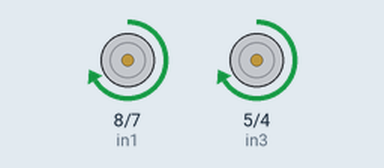
This sketch was run on a simulated Arduino Uno, built with avr-gcc and run on an emulated ATmega328P. Parts: motor-driver pin pairs drawn as motors (green arrow = first pin HIGH = forward, orange = second pin HIGH = backward, longer = more drive, scaled by the enable pin).

Above: at 1.0 s.
At 3.0 s:
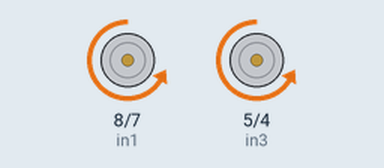
At 10.6 s:
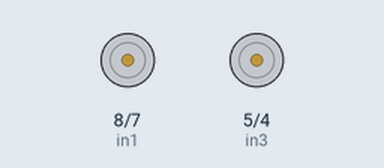
Timing chart, 0 to 14.5 s (numbered marks = the images above):
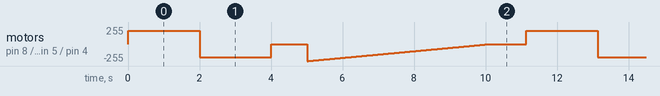

The sketch:

robocon_omni_drive1.ino
```cpp
//L298N motor demonstration
//L298N motor.Demo.ino
//Demostrates function of L298N motor controller


//motor A

int enA = 9;
int in1 = 8;
int in2 = 7;

//motor B

int enB = 3;
int in3 = 5;
int in4 = 4;


void setup() {
  // put your setup code here, to run once:

  pinMode(enA, OUTPUT);
  pinMode(enB, OUTPUT);
  pinMode(in1, OUTPUT);
  pinMode(in2, OUTPUT);
  pinMode(in3, OUTPUT);
  pinMode(in4, OUTPUT);

}

void demoOne(){
        //This function will run the motors in both direction at a fixed speed
        //Turn on motor A

         digitalWrite(in1, HIGH);
         digitalWrite(in2, LOW);

         //SET speed to 200 out of possible range 0-255

         analogWrite(enA, 200);

         //Turn on motor B

         digitalWrite(in3, HIGH);
         digitalWrite(in4, LOW);

         //SET speed to 200 out of possible range 0-255
         analogWrite(enB, 200);
         delay(2000);

         //now change motor directions

         digitalWrite(in1, LOW);
         digitalWrite(in2, HIGH);
         digitalWrite(in3, LOW);
         digitalWrite(in4, HIGH);

         delay(2000);

         //Now turn off motors
         digitalWrite(in1, LOW);
         digitalWrite(in2, LOW);
         digitalWrite(in3, LOW);
         digitalWrite(in4, LOW);
}

        void demoTwo(){
          //This function will run motors across the range of possible speeds
          //Note that maximum speed is determined by motor itself and the operating voltage

          //Turn on motors

          digitalWrite(in1, LOW);
          digitalWrite(in2,HIGH);
          digitalWrite(in3, LOW);
          digitalWrite(in4, HIGH);

          //Acclerate from zero to maximum speed
          int i;
          for (int i=0; i<256; i++);
          {
            analogWrite(enA,i);
            analogWrite(enB,i);

            delay(20);
          }

          //decelarate from maximum speed to zero
          for (int i = 255; i>= 0; --i)
          {
            analogWrite(enA, i);
            analogWrite(enB, i);

            delay(20);
            }

            //now turn off motors

            digitalWrite(in1, LOW);
            digitalWrite(in2, LOW);
            digitalWrite(in3, LOW);
            digitalWrite(in4, LOW);

          }

void loop() {
  // put your main code here, to run repeatedly:
  demoOne();
  delay(1000);
  demoTwo();
  delay(1000);

}
```
